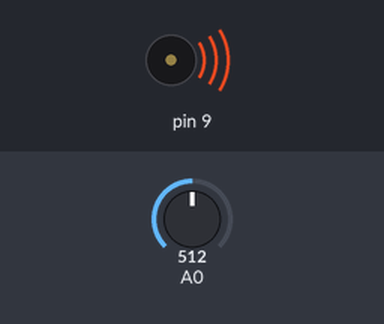
Recording of a sketch running on a simulated Arduino Uno, built with avr-gcc and run on an emulated ATmega328P. Shown: buzzer (waves = sounding). Inputs (shaded band) come from the test bench; at power-on: A0 = 512. What the sketch prints to the serial monitor is not drawn.

Above: at 0.15 s.
Timing chart, 0 to 1.6 s (numbered marks = the images above):
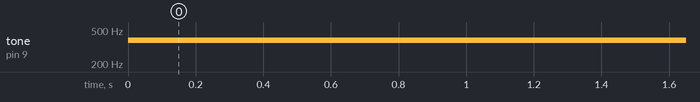

The sketch:

musicLDR.ino
```cpp
int sensorReading;
int thisPitch;

void setup() {
  Serial.begin(9600);

}

void loop() {
  sensorReading = analogRead(A0);
  Serial.println(sensorReading);

  thisPitch = map(sensorReading, 400, 1000, 120, 1500);

  tone(9, thisPitch, 10);

  delay(10);
}
```

Measured:
- by itself, tone on pin 9: silent → 377 Hz at 0.00 s
